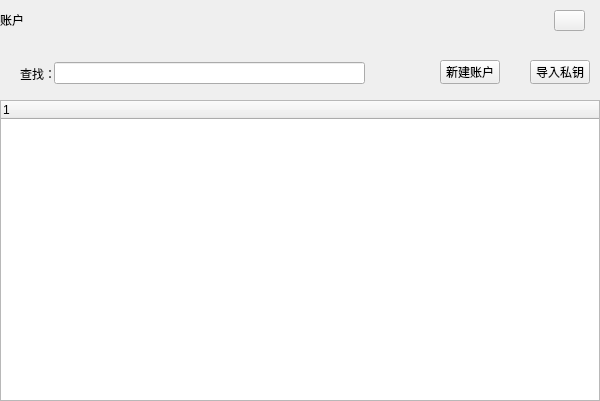
<?xml version="1.0" encoding="UTF-8"?>
<ui version="4.0">
 <class>AccountWidget</class>
 <widget class="QDialog" name="AccountWidget">
  <property name="geometry">
   <rect>
    <x>0</x>
    <y>0</y>
    <width>600</width>
    <height>401</height>
   </rect>
  </property>
  <property name="windowTitle">
   <string>Form</string>
  </property>
  <widget class="QTreeWidget" name="treeWidget">
   <property name="geometry">
    <rect>
     <x>0</x>
     <y>100</y>
     <width>600</width>
     <height>301</height>
    </rect>
   </property>
   <property name="cursor" stdset="0">
    <cursorShape>ArrowCursor</cursorShape>
   </property>
   <column>
    <property name="text">
     <string notr="true"/>
    </property>
   </column>
  </widget>
  <widget class="QLabel" name="title_Label">
   <property name="geometry">
    <rect>
     <x>0</x>
     <y>0</y>
     <width>600</width>
     <height>40</height>
    </rect>
   </property>
   <property name="text">
    <string>账户</string>
   </property>
  </widget>
  <widget class="QLineEdit" name="lineEdit">
   <property name="geometry">
    <rect>
     <x>54</x>
     <y>62</y>
     <width>311</width>
     <height>22</height>
    </rect>
   </property>
  </widget>
  <widget class="QLabel" name="label">
   <property name="geometry">
    <rect>
     <x>20</x>
     <y>66</y>
     <width>36</width>
     <height>16</height>
    </rect>
   </property>
   <property name="text">
    <string>查找：</string>
   </property>
  </widget>
  <widget class="QToolButton" name="importKey">
   <property name="geometry">
    <rect>
     <x>530</x>
     <y>60</y>
     <width>60</width>
     <height>24</height>
    </rect>
   </property>
   <property name="cursor">
    <cursorShape>PointingHandCursor</cursorShape>
   </property>
   <property name="text">
    <string>导入私钥</string>
   </property>
  </widget>
  <widget class="QToolButton" name="newAccount">
   <property name="geometry">
    <rect>
     <x>440</x>
     <y>60</y>
     <width>60</width>
     <height>24</height>
    </rect>
   </property>
   <property name="cursor">
    <cursorShape>PointingHandCursor</cursorShape>
   </property>
   <property name="text">
    <string>新建账户</string>
   </property>
  </widget>
  <widget class="QToolButton" name="closeBtn">
   <property name="geometry">
    <rect>
     <x>554</x>
     <y>10</y>
     <width>31</width>
     <height>21</height>
    </rect>
   </property>
   <property name="cursor">
    <cursorShape>PointingHandCursor</cursorShape>
   </property>
   <property name="text">
    <string/>
   </property>
  </widget>
  <zorder>title_Label</zorder>
  <zorder>lineEdit</zorder>
  <zorder>label</zorder>
  <zorder>importKey</zorder>
  <zorder>newAccount</zorder>
  <zorder>treeWidget</zorder>
  <zorder>closeBtn</zorder>
 </widget>
 <resources/>
 <connections/>
</ui>
